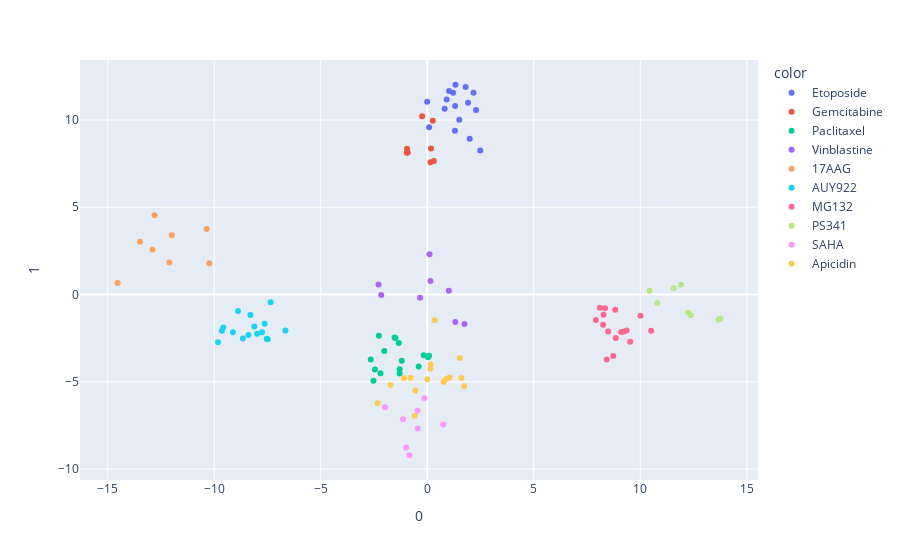

The notebook cell this image was saved under:
### Code cell
import plotly.express as px
import plotly.graph_objects as go
fig = px.scatter(training_X2, x=0, y=1, color=training_label)


fig.show()

### Figure 1 — Plotly figure (JSON) as saved in the notebook; plotly's stock layout.template omitted (floating-point values rounded to 4 significant figures)
{"data": [{"hovertemplate": "color=Etoposide<br>0=%{x}<br>1=%{y}<extra></extra>", "legendgroup": "Etoposide", "marker": {"color": "#636efa", "symbol": "circle"}, "mode": "markers", "name": "Etoposide", "orientation": "v", "showlegend": true, "type": "scatter", "x": [2.173, 1.307, 1.506, 0.8169, -0.003821, 0.08618, 1.3, 1.024, 1.326, 2.292, 1.21, 0.9082, 1.8, 2.489, 1.915, 1.991], "xaxis": "x", "y": [11.55, 10.8, 10.02, 10.64, 11.05, 9.585, 9.381, 11.66, 12.02, 10.58, 11.56, 11.17, 11.89, 8.253, 10.99, 8.929], "yaxis": "y"}, {"hovertemplate": "color=Gemcitabine<br>0=%{x}<br>1=%{y}<extra></extra>", "legendgroup": "Gemcitabine", "marker": {"color": "#EF553B", "symbol": "circle"}, "mode": "markers", "name": "Gemcitabine", "orientation": "v", "showlegend": true, "type": "scatter", "x": [-0.9498, -0.961, 0.2629, 0.1753, 0.3094, -0.9145, 0.1498, -0.2409], "xaxis": "x", "y": [8.351, 8.119, 9.952, 8.372, 7.654, 8.136, 7.58, 10.21], "yaxis": "y"}, {"hovertemplate": "color=Paclitaxel<br>0=%{x}<br>1=%{y}<extra></extra>", "legendgroup": "Paclitaxel", "marker": {"color": "#00cc96", "symbol": "circle"}, "mode": "markers", "name": "Paclitaxel", "orientation": "v", "showlegend": true, "type": "scatter", "x": [-2.271, 0.03481, -1.297, -0.403, -2.455, -2.525, -1.494, -1.199, -2.197, -1.296, -0.1668, 0.08282, -2.019, -1.338, -1.535, -2.652], "xaxis": "x", "y": [-2.365, -3.588, -4.53, -4.129, -4.293, -4.94, -2.491, -3.79, -4.508, -4.277, -3.485, -3.51, -3.239, -2.782, -2.457, -3.717], "yaxis": "y"}, {"hovertemplate": "color=Vinblastine<br>0=%{x}<br>1=%{y}<extra></extra>", "legendgroup": "Vinblastine", "marker": {"color": "#ab63fa", "symbol": "circle"}, "mode": "markers", "name": "Vinblastine", "orientation": "v", "showlegend": true, "type": "scatter", "x": [1.013, 1.746, -0.3376, -2.287, 1.317, -2.16, 0.1487, 0.1068], "xaxis": "x", "y": [0.222, -1.687, -0.1869, 0.5694, -1.577, -0.02804, 0.7735, 2.309], "yaxis": "y"}, {"hovertemplate": "color=17AAG<br>0=%{x}<br>1=%{y}<extra></extra>", "legendgroup": "17AAG", "marker": {"color": "#FFA15A", "symbol": "circle"}, "mode": "markers", "name": "17AAG", "orientation": "v", "showlegend": true, "type": "scatter", "x": [-10.36, -12.8, -10.23, -12.9, -11.99, -13.48, -12.11, -14.53], "xaxis": "x", "y": [3.756, 4.546, 1.785, 2.575, 3.402, 3.028, 1.837, 0.6576], "yaxis": "y"}, {"hovertemplate": "color=AUY922<br>0=%{x}<br>1=%{y}<extra></extra>", "legendgroup": "AUY922", "marker": {"color": "#19d3f3", "symbol": "circle"}, "mode": "markers", "name": "AUY922", "orientation": "v", "showlegend": true, "type": "scatter", "x": [-8.655, -7.491, -9.575, -8.883, -6.657, -9.823, -8.301, -8.393, -9.639, -7.534, -7.756, -7.987, -9.122, -7.353, -8.12, -7.634], "xaxis": "x", "y": [-2.521, -2.569, -1.892, -0.9413, -2.06, -2.735, -1.171, -2.324, -2.077, -2.529, -2.168, -2.246, -2.165, -0.447, -1.835, -1.672], "yaxis": "y"}, {"hovertemplate": "color=MG132<br>0=%{x}<br>1=%{y}<extra></extra>", "legendgroup": "MG132", "marker": {"color": "#FF6692", "symbol": "circle"}, "mode": "markers", "name": "MG132", "orientation": "v", "showlegend": true, "type": "scatter", "x": [9.103, 8.494, 10.51, 9.523, 8.847, 8.823, 8.101, 8.423, 8.253, 8.344, 10.01, 9.224, 9.359, 7.913, 8.731, 8.275], "xaxis": "x", "y": [-2.151, -2.126, -2.078, -2.711, -2.489, -0.8769, -0.7599, -3.721, -1.729, -0.7846, -1.224, -2.123, -2.058, -1.462, -3.518, -1.155], "yaxis": "y"}, {"hovertemplate": "color=PS341<br>0=%{x}<br>1=%{y}<extra></extra>", "legendgroup": "PS341", "marker": {"color": "#B6E880", "symbol": "circle"}, "mode": "markers", "name": "PS341", "orientation": "v", "showlegend": true, "type": "scatter", "x": [12.37, 13.76, 12.24, 13.66, 10.8, 10.43, 11.57, 11.91], "xaxis": "x", "y": [-1.188, -1.382, -1.034, -1.441, -0.4808, 0.2097, 0.3534, 0.5611], "yaxis": "y"}, {"hovertemplate": "color=SAHA<br>0=%{x}<br>1=%{y}<extra></extra>", "legendgroup": "SAHA", "marker": {"color": "#FF97FF", "symbol": "circle"}, "mode": "markers", "name": "SAHA", "orientation": "v", "showlegend": true, "type": "scatter", "x": [-0.137, -1.133, -0.9901, -0.4521, 0.7498, -0.4594, -1.983, -0.8362], "xaxis": "x", "y": [-5.946, -7.153, -8.763, -7.675, -7.441, -6.659, -6.463, -9.209], "yaxis": "y"}, {"hovertemplate": "color=Apicidin<br>0=%{x}<br>1=%{y}<extra></extra>", "legendgroup": "Apicidin", "marker": {"color": "#FECB52", "symbol": "circle"}, "mode": "markers", "name": "Apicidin", "orientation": "v", "showlegend": true, "type": "scatter", "x": [0.8858, 0.7665, -2.337, 0.1447, -1.096, -0.7913, -0.5631, 1.601, 1.529, 0.001387, 1.731, -0.5938, 0.3369, -1.725, 0.1602, 1.044], "xaxis": "x", "y": [-4.833, -5.013, -6.23, -4.257, -4.803, -4.767, -5.503, -4.783, -3.632, -4.848, -5.261, -6.946, -1.47, -5.187, -4.008, -4.752], "yaxis": "y"}], "layout": {"legend": {"title": {"text": "color"}, "tracegroupgap": 0}, "margin": {"t": 60}, "xaxis": {"anchor": "y", "domain": [0, 1], "title": {"text": "0"}}, "yaxis": {"anchor": "x", "domain": [0, 1], "title": {"text": "1"}}}}
